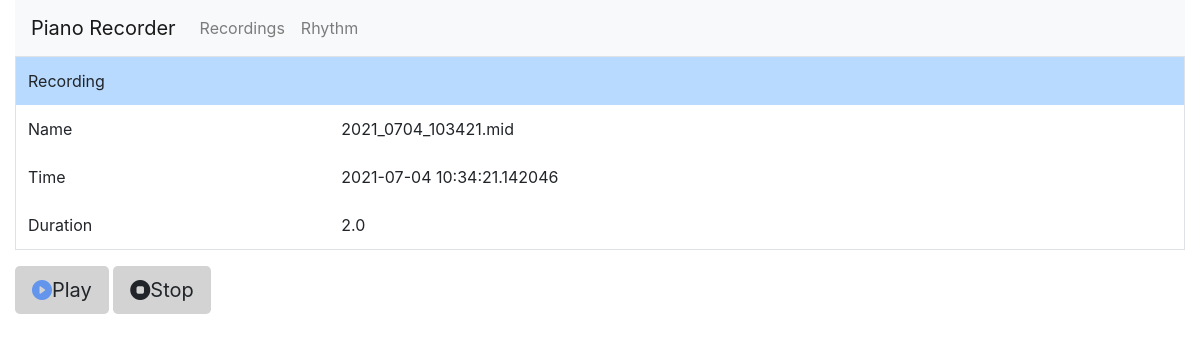
The app's page /recording/2 with its own data.
### midirecordingsdb.py (models this page shows)
class RecordingList(Base):
    __tablename__ = 'recording_list'
    id = Column(Integer, primary_key=True)
    name = Column(String(250))
    datetime = Column(DateTime)
    duration = Column(Float)
    title = Column(String(250))
    section = Column(String(250))
    score = Column(Integer)
    comment = Column(String)
    favourite = Column(Boolean)
    data_id = Column(Integer, ForeignKey('recording_data.id'))
    data = relationship(RecordingData)

### main.py (the view)
@app.get("/recording/{id}", response_class=HTMLResponse)
async def get_recording(request: Request, background_tasks: BackgroundTasks, id):
    rec = db.get_recording(id)
    return templates.TemplateResponse("recording.html", {"request" : request, "rec" : rec})

### templates/recording.html
<!DOCTYPE html>
<html>
{% include 'header.html' %}
<body>
<div class="container-fluid">
    {% include 'navbar.html' %}
<table class="table table-bordered table-striped table-borderless">
  <tbody>
            <tr class="table-primary">
                <td colspan="2">Recording</td> </tr>
                <tr> <td>Name</td><td> {{rec.name}}</td><tr>
                <tr> <td>Time</td><td> {{rec.datetime}}</td><tr>
                <tr> <td>Duration</td><td>{{rec.duration | round}}</td>
 </tbody>
</table>
    <a href="#" class="btn btn-lg" style="background:lightgray" onclick="prInstance.play('{{rec.id}}')"><i class="bi bi-play-circle-fill" style="color:cornflowerblue"></i>Play</a>
    <a href="#" class="btn btn-lg" style="background:lightgray" onclick="prInstance.stop()"><i class="bi bi-stop-circle-fill"></i>Stop</a>
</div>
</body>
</html>

### records on screen
RecordingList: name "2021_0704_103421.mid", datetime "2021-07-04 10:34:21.142046", duration "2.0"
